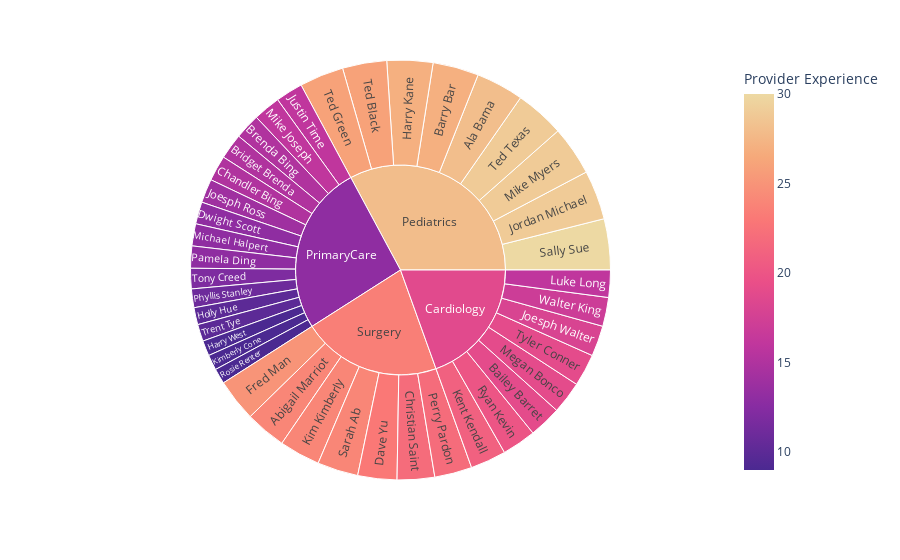

Notebook code cell kept with this figure:
### Code cell
#8.Using Sunburst chart display the providers name by thier provider speciality, considering thier experience.
#--------------------------------------------------------------------------------------------------------------
import plotly.express as px
from datetime import date, datetime
# This function converts given date to experience
def experience(datejoin):
    today = date.today() 
    return today.year - datejoin.year - ((today.month,
                                      today.day) < (datejoin.month,
                                                    datejoin.day))
df6['Provider Experience'] = df6['ProviderDateOnStaff'].apply(experience)
df6
df = df6
px.sunburst(df, path=['ProviderSpecialty','ProviderName'], values='Provider Experience', color='Provider Experience', color_continuous_scale='agsunset')

### Figure 1 — Plotly figure (JSON) as saved in the notebook; plotly's stock layout.template omitted (floating-point values rounded to 4 significant figures)
{"data": [{"branchvalues": "total", "customdata": [[24], [28], [19], [27], [15], [15], [15], [22], [23], [13], [25], [27], [9], [10], [14], [18], [29], [16], [21], [24], [9], [16], [19], [13], [16], [29], [13], [22], [11], [9], [20], [30], [24], [26], [26], [29], [12], [10], [19], [17], [18.74], [27.96], [12.99], [23.48]], "domain": {"x": [0, 1], "y": [0, 1]}, "hovertemplate": "labels=%{label}<br>Provider Experience_sum=%{value}<br>parent=%{parent}<br>id=%{id}<br>Provider Experience=%{color}<extra></extra>", "ids": ["Surgery/Abigail Marriot", "Pediatrics/Ala Bama", "Cardiology/Bailey Barret", "Pediatrics/Barry Bar", "PrimaryCare/Brenda Bing", "PrimaryCare/Bridget Brenda", "PrimaryCare/Chandler Bing", "Surgery/Christian Saint", "Surgery/Dave Yu", "PrimaryCare/Dwight Scott", "Surgery/Fred Man", "Pediatrics/Harry Kane", "PrimaryCare/Harry West", "PrimaryCare/Holly Hue", "PrimaryCare/Joesph Ross", "Cardiology/Joesph Walter", "Pediatrics/Jordan Michael", "PrimaryCare/Justin Time", "Cardiology/Kent Kendall", "Surgery/Kim Kimberly", "PrimaryCare/Kimberly Cone", "Cardiology/Luke Long", "Cardiology/Megan Bonco", "PrimaryCare/Michael Halpert", "PrimaryCare/Mike Joseph", "Pediatrics/Mike Myers", "PrimaryCare/Pamela Ding", "Surgery/Perry Pardon", "PrimaryCare/Phyllis Stanley", "PrimaryCare/Rosie Renter", "Cardiology/Ryan Kevin", "Pediatrics/Sally Sue", "Surgery/Sarah Ab", "Pediatrics/Ted Black", "Pediatrics/Ted Green", "Pediatrics/Ted Texas", "PrimaryCare/Tony Creed", "PrimaryCare/Trent Tye", "Cardiology/Tyler Conner", "Cardiology/Walter King", "Cardiology", "Pediatrics", "PrimaryCare", "Surgery"], "labels": ["Abigail Marriot", "Ala Bama", "Bailey Barret", "Barry Bar", "Brenda Bing", "Bridget Brenda", "Chandler Bing", "Christian Saint", "Dave Yu", "Dwight Scott", "Fred Man", "Harry Kane", "Harry West", "Holly Hue", "Joesph Ross", "Joesph Walter", "Jordan Michael", "Justin Time", "Kent Kendall", "Kim Kimberly", "Kimberly Cone", "Luke Long", "Megan Bonco", "Michael Halpert", "Mike Joseph", "Mike Myers", "Pamela Ding", "Perry Pardon", "Phyllis Stanley", "Rosie Renter", "Ryan Kevin", "Sally Sue", "Sarah Ab", "Ted Black", "Ted Green", "Ted Texas", "Tony Creed", "Trent Tye", "Tyler Conner", "Walter King", "Cardiology", "Pediatrics", "PrimaryCare", "Surgery"], "marker": {"coloraxis": "coloraxis", "colors": [24, 28, 19, 27, 15, 15, 15, 22, 23, 13, 25, 27, 9, 10, 14, 18, 29, 16, 21, 24, 9, 16, 19, 13, 16, 29, 13, 22, 11, 9, 20, 30, 24, 26, 26, 29, 12, 10, 19, 17, 18.74, 27.96, 12.99, 23.48]}, "name": "", "parents": ["Surgery", "Pediatrics", "Cardiology", "Pediatrics", "PrimaryCare", "PrimaryCare", "PrimaryCare", "Surgery", "Surgery", "PrimaryCare", "Surgery", "Pediatrics", "PrimaryCare", "PrimaryCare", "PrimaryCare", "Cardiology", "Pediatrics", "PrimaryCare", "Cardiology", "Surgery", "PrimaryCare", "Cardiology", "Cardiology", "PrimaryCare", "PrimaryCare", "Pediatrics", "PrimaryCare", "Surgery", "PrimaryCare", "PrimaryCare", "Cardiology", "Pediatrics", "Surgery", "Pediatrics", "Pediatrics", "Pediatrics", "PrimaryCare", "PrimaryCare", "Cardiology", "Cardiology", "", "", "", ""], "type": "sunburst", "values": [24, 28, 19, 27, 15, 15, 15, 22, 23, 13, 25, 27, 9, 10, 14, 18, 29, 16, 21, 24, 9, 16, 19, 13, 16, 29, 13, 22, 11, 9, 20, 30, 24, 26, 26, 29, 12, 10, 19, 17, 149, 251, 200, 164]}], "layout": {"coloraxis": {"colorbar": {"title": {"text": "Provider Experience"}}, "colorscale": [[0, "rgb(75, 41, 145)"], [0.1667, "rgb(135, 44, 162)"], [0.3333, "rgb(192, 54, 157)"], [0.5, "rgb(234, 79, 136)"], [0.6667, "rgb(250, 120, 118)"], [0.8333, "rgb(246, 169, 122)"], [1, "rgb(237, 217, 163)"]]}, "legend": {"tracegroupgap": 0}, "margin": {"t": 60}}}
